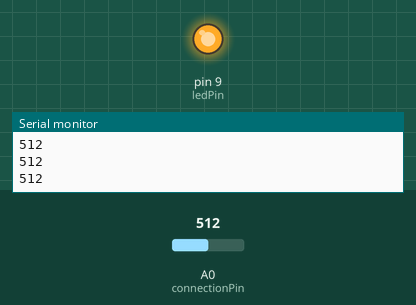
Bench run of a sketch on a simulated Arduino Uno, built with avr-gcc and run on an emulated ATmega328P. Shown: output pins drawn as LEDs (lit = HIGH), the last lines printed to the serial monitor. The test bench sets the inputs (shaded band); at power-on: A0 (connectionPin) = 512.

Above: at 1.3 s.
1.4 s: A0 (connectionPin) set to 411
2.9 s: A0 (connectionPin) set to 392
At 4.1 s:
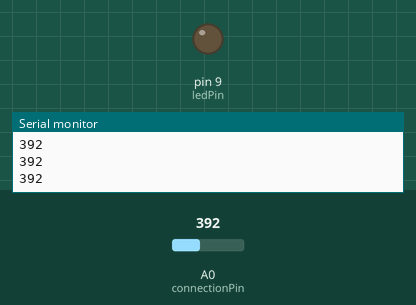
4.5 s: A0 (connectionPin) set to 410
At 5.3 s:
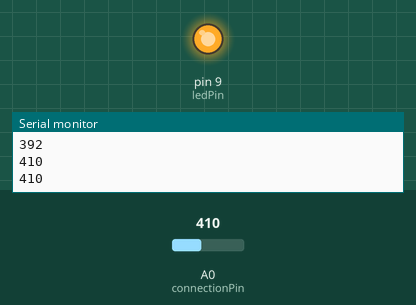
6.0 s: A0 (connectionPin) set to 390
At 6.4 s:
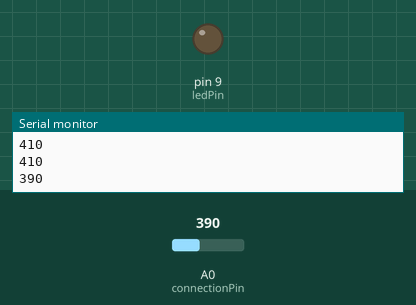
Timing chart, 0 to 8.5 s (numbered marks = the images above; inputs shaded):
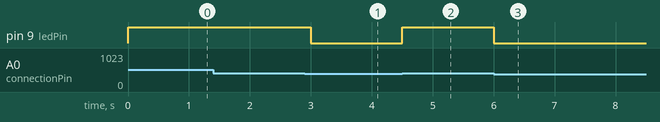

The sketch:

curcuit-test.ino
```cpp
const int connectionPin = A0;
const int ledPin = 9;

void setup() {
  Serial.begin(9600);
  pinMode(connectionPin, INPUT_PULLUP);
  pinMode(ledPin, OUTPUT);

  Serial.println("READY");
}

void setLED(bool state) {
  if (state) {
    digitalWrite(ledPin, HIGH);
  } else {
    digitalWrite(ledPin, LOW);
  }
}

void loop() {
  int connectionState = analogRead(connectionPin);
  Serial.println(connectionState);
  bool connected (connectionState > 400);
  setLED(connected);

  delay(500);
}


/* LAYOUT
 * Transistor Emitter -> 330ohm resistor -> ground
 *                    -> Checking wire (A0)
 * Transistor Base -> 330ohm resistor -> end of checked curcuit
 * Transistor Collector -> 5V+
 */
```

Measured:
- the behaviour switches between 401 and 400 on A0 (connectionPin) (found by bisection; images 0 and 1)
- after the input at 2.9 s, pin 9 (ledPin): HIGH → LOW after 0.10 s
- after the input at 4.5 s, pin 9 (ledPin): LOW → HIGH at once
- after the input at 6.0 s, pin 9 (ledPin): HIGH → LOW at once
